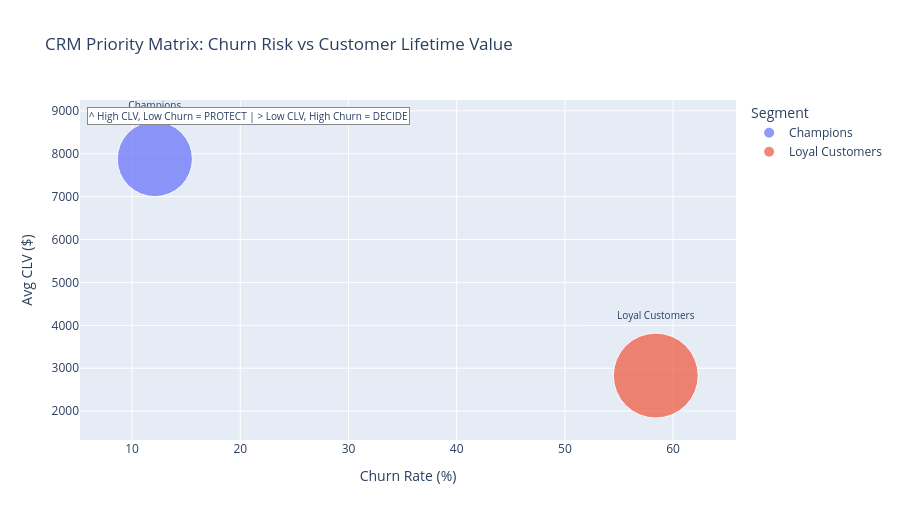

Source (notebook cell):
### Code cell
# 6.4  CRM Priority Bubble Chart: Churn Risk vs CLV
seg_bubble = seg_kpi.reset_index()
# Ensure the index column (Segment) is named correctly
if seg_bubble.columns[0] != "Segment":
    seg_bubble = seg_bubble.rename(columns={seg_bubble.columns[0]: "Segment"})

fig_bub = px.scatter(
    seg_bubble,
    x="Churn_Rate_pct",
    y="CLV_avg",
    size="Customers",
    color="Segment",
    text="Segment",
    title="CRM Priority Matrix: Churn Risk vs Customer Lifetime Value",
    labels={"Churn_Rate_pct": "Churn Rate (%)", "CLV_avg": "Avg CLV ($)"},
    size_max=60,
    height=520,
)
fig_bub.update_traces(textposition="top center", textfont_size=10)
fig_bub.add_annotation(
    x=0.01, y=0.98, xref="paper", yref="paper",
    text="^ High CLV, Low Churn = PROTECT | > Low CLV, High Churn = DECIDE",
    showarrow=False, align="left",
    bordercolor="#888", borderwidth=1,
    bgcolor="white", font=dict(size=10),
)
fig_bub.show()

### Figure 1 — Plotly figure (JSON) as saved in the notebook; plotly's stock layout.template omitted (floating-point values rounded to 4 significant figures)
{"data": [{"hovertemplate": "Segment=%{text}<br>Churn Rate (%)=%{x}<br>Avg CLV ($)=%{y}<br>Customers=%{marker.size}<extra></extra>", "legendgroup": "Champions", "marker": {"color": "#636efa", "size": [215], "sizemode": "area", "sizeref": 0.07611, "symbol": "circle"}, "mode": "markers+text", "name": "Champions", "orientation": "v", "showlegend": true, "text": ["Champions"], "textfont": {"size": 10}, "textposition": "top center", "type": "scatter", "x": [12.1], "xaxis": "x", "y": [7876.0], "yaxis": "y"}, {"hovertemplate": "Segment=%{text}<br>Churn Rate (%)=%{x}<br>Avg CLV ($)=%{y}<br>Customers=%{marker.size}<extra></extra>", "legendgroup": "Loyal Customers", "marker": {"color": "#EF553B", "size": [274], "sizemode": "area", "sizeref": 0.07611, "symbol": "circle"}, "mode": "markers+text", "name": "Loyal Customers", "orientation": "v", "showlegend": true, "text": ["Loyal Customers"], "textfont": {"size": 10}, "textposition": "top center", "type": "scatter", "x": [58.4], "xaxis": "x", "y": [2828.0], "yaxis": "y"}], "layout": {"annotations": [{"align": "left", "bgcolor": "white", "bordercolor": "#888", "borderwidth": 1, "font": {"size": 10}, "showarrow": false, "text": "^ High CLV, Low Churn = PROTECT | > Low CLV, High Churn = DECIDE", "x": 0.01, "xref": "paper", "y": 0.98, "yref": "paper"}], "height": 520, "legend": {"itemsizing": "constant", "title": {"text": "Segment"}, "tracegroupgap": 0}, "title": {"text": "CRM Priority Matrix: Churn Risk vs Customer Lifetime Value"}, "xaxis": {"anchor": "y", "domain": [0.0, 1.0], "title": {"text": "Churn Rate (%)"}}, "yaxis": {"anchor": "x", "domain": [0.0, 1.0], "title": {"text": "Avg CLV ($)"}}}}
